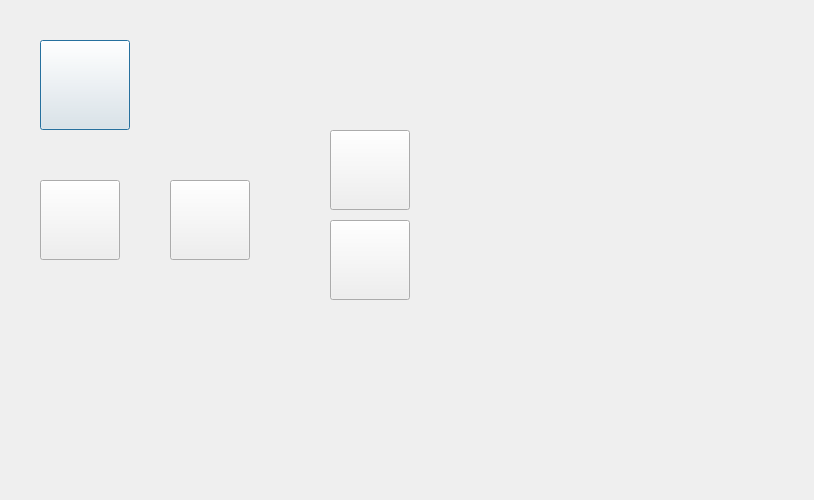
<?xml version="1.0" encoding="UTF-8"?>
<ui version="4.0">
 <class>SingerImgDlg</class>
 <widget class="QDialog" name="SingerImgDlg">
  <property name="geometry">
   <rect>
    <x>0</x>
    <y>0</y>
    <width>814</width>
    <height>500</height>
   </rect>
  </property>
  <widget class="CButton" name="btnReturn">
   <property name="geometry">
    <rect>
     <x>40</x>
     <y>40</y>
     <width>90</width>
     <height>90</height>
    </rect>
   </property>
   <property name="autoFillBackground">
    <bool>false</bool>
   </property>
   <property name="styleSheet">
    <string notr="true">border-image: url(:/img/btnReturn.png);</string>
   </property>
   <property name="text">
    <string/>
   </property>
   <property name="iconSize">
    <size>
     <width>100</width>
     <height>100</height>
    </size>
   </property>
   <property name="flat">
    <bool>false</bool>
   </property>
  </widget>
  <widget class="CButton" name="btnBackward">
   <property name="geometry">
    <rect>
     <x>40</x>
     <y>180</y>
     <width>80</width>
     <height>80</height>
    </rect>
   </property>
   <property name="autoFillBackground">
    <bool>false</bool>
   </property>
   <property name="styleSheet">
    <string notr="true">border-image: url(:/img/btnBackward.png);</string>
   </property>
   <property name="text">
    <string/>
   </property>
   <property name="iconSize">
    <size>
     <width>100</width>
     <height>100</height>
    </size>
   </property>
   <property name="flat">
    <bool>false</bool>
   </property>
  </widget>
  <widget class="CButton" name="btnForward">
   <property name="geometry">
    <rect>
     <x>170</x>
     <y>180</y>
     <width>80</width>
     <height>80</height>
    </rect>
   </property>
   <property name="autoFillBackground">
    <bool>false</bool>
   </property>
   <property name="styleSheet">
    <string notr="true">border-image: url(:/img/btnForward.png);</string>
   </property>
   <property name="text">
    <string/>
   </property>
   <property name="iconSize">
    <size>
     <width>100</width>
     <height>100</height>
    </size>
   </property>
   <property name="flat">
    <bool>false</bool>
   </property>
  </widget>
  <widget class="CButton" name="btnBackward_v">
   <property name="geometry">
    <rect>
     <x>330</x>
     <y>130</y>
     <width>80</width>
     <height>80</height>
    </rect>
   </property>
   <property name="autoFillBackground">
    <bool>false</bool>
   </property>
   <property name="styleSheet">
    <string notr="true">border-image: url(:/img/btnBackward_v.png);</string>
   </property>
   <property name="text">
    <string/>
   </property>
   <property name="iconSize">
    <size>
     <width>100</width>
     <height>100</height>
    </size>
   </property>
   <property name="flat">
    <bool>false</bool>
   </property>
  </widget>
  <widget class="CButton" name="btnForward_v">
   <property name="geometry">
    <rect>
     <x>330</x>
     <y>220</y>
     <width>80</width>
     <height>80</height>
    </rect>
   </property>
   <property name="autoFillBackground">
    <bool>false</bool>
   </property>
   <property name="styleSheet">
    <string notr="true">border-image: url(:/img/btnForward_v.png);</string>
   </property>
   <property name="text">
    <string/>
   </property>
   <property name="iconSize">
    <size>
     <width>100</width>
     <height>100</height>
    </size>
   </property>
   <property name="flat">
    <bool>false</bool>
   </property>
  </widget>
 </widget>
 <customwidgets>
  <customwidget>
   <class>CButton</class>
   <extends>QPushButton</extends>
   <header location="global">button.h</header>
  </customwidget>
 </customwidgets>
 <resources/>
 <connections/>
</ui>
